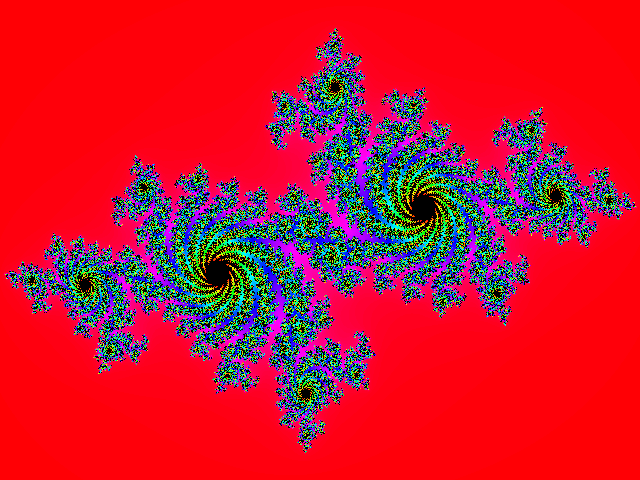
Frame 1 (no input)
Frame 2 (the mouse pressed at the canvas centre, redrawn once): identical to frame 1, image omitted

The Processing sketch that drew this single still picture (run headless with seeded random() and noise(); the mouse was pressed at the canvas centre and the sketch redrawn once):

// Processing sketch: JuliaSet
// ── JuliaSet.pde
/**
 * JuliaSet
 * https://rosettacode.org/wiki/Julia_set#Processing
 * Processing 3.4
 * 2016-05 Daniel Suteu (Trizen)
 *
 * Task:
 * 
 * Generate and draw a Julia set.
 * https://en.wikipedia.org/wiki/Julia_set
 */

float cX = -0.7;
float cY = 0.27015;
float zx, zy;
float maxIter = 300;

void setup() {
  size(640, 480);
}
 
void draw() {
  for (int x = 0; x < width; x++) {
    for (int y = 0; y < height; y++) {
      zx = 1.5 * (x - width / 2) / (0.5 * width);
      zy = (y - height / 2) / (0.5 * height);
      float i = maxIter;
      while (zx * zx + zy * zy < 4 && i > 0) {
        float tmp = zx * zx - zy * zy + cX;
        zy = 2.0 * zx * zy + cY;
        zx = tmp;
        i -= 1;
      }
     colorMode(HSB); 
     color c = color(i / maxIter * 255, 255,  i > 1 ? 255 : 0);
     set(x, y, c);
    }
  }
  noLoop();
}
